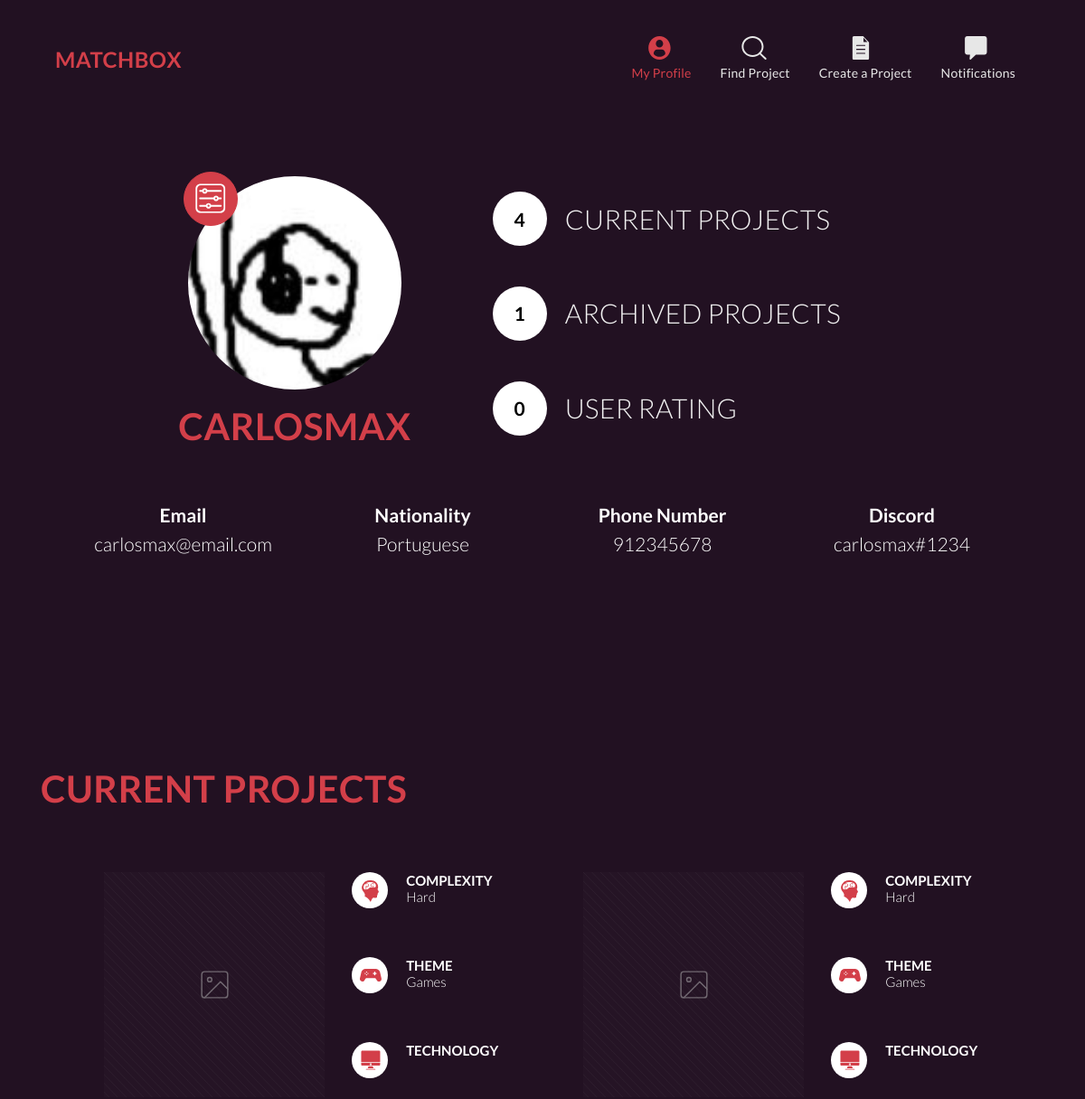
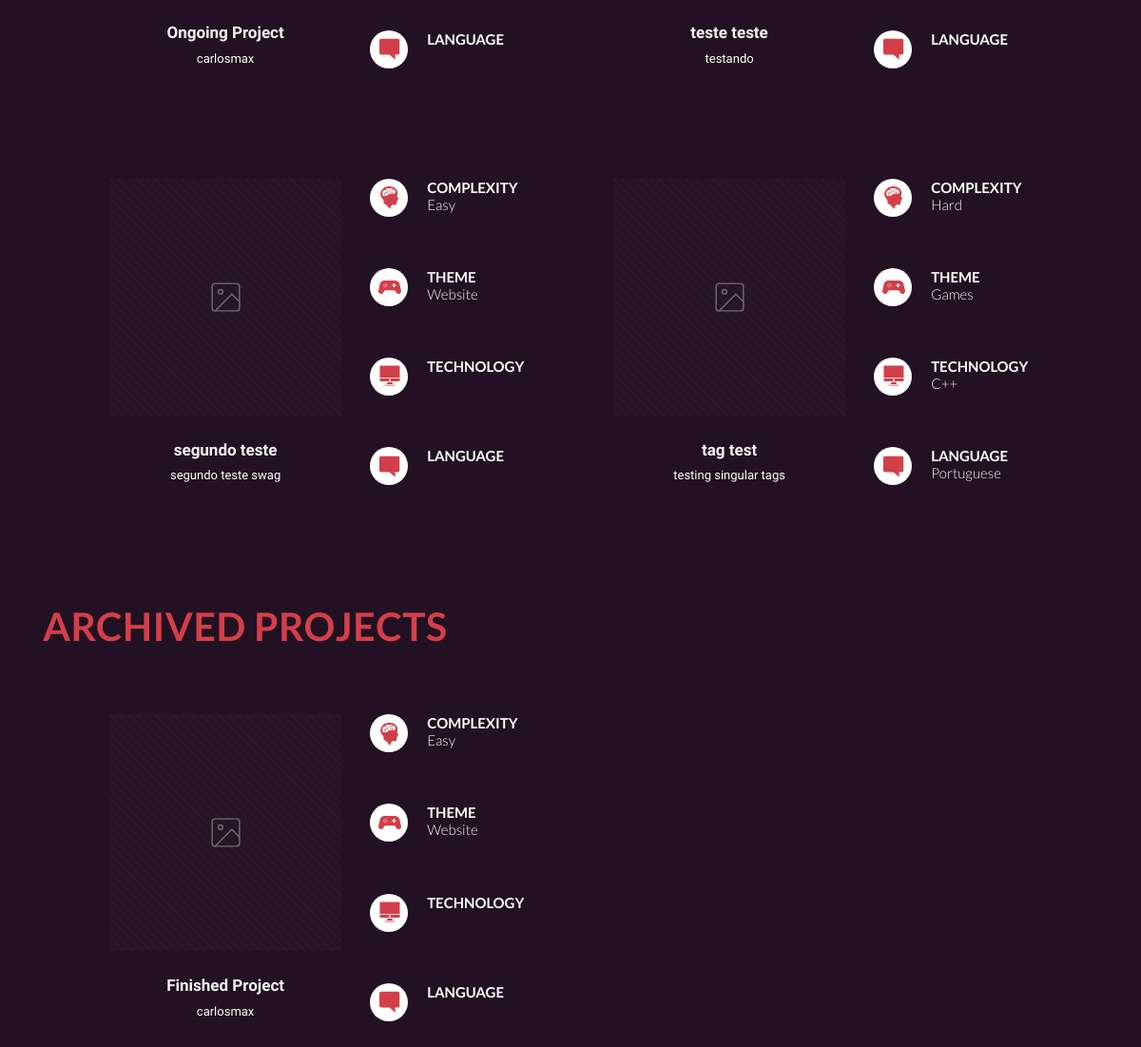
/user/carlosmax/, run on an earlier commit of the app's database (2 pictures, top to bottom).
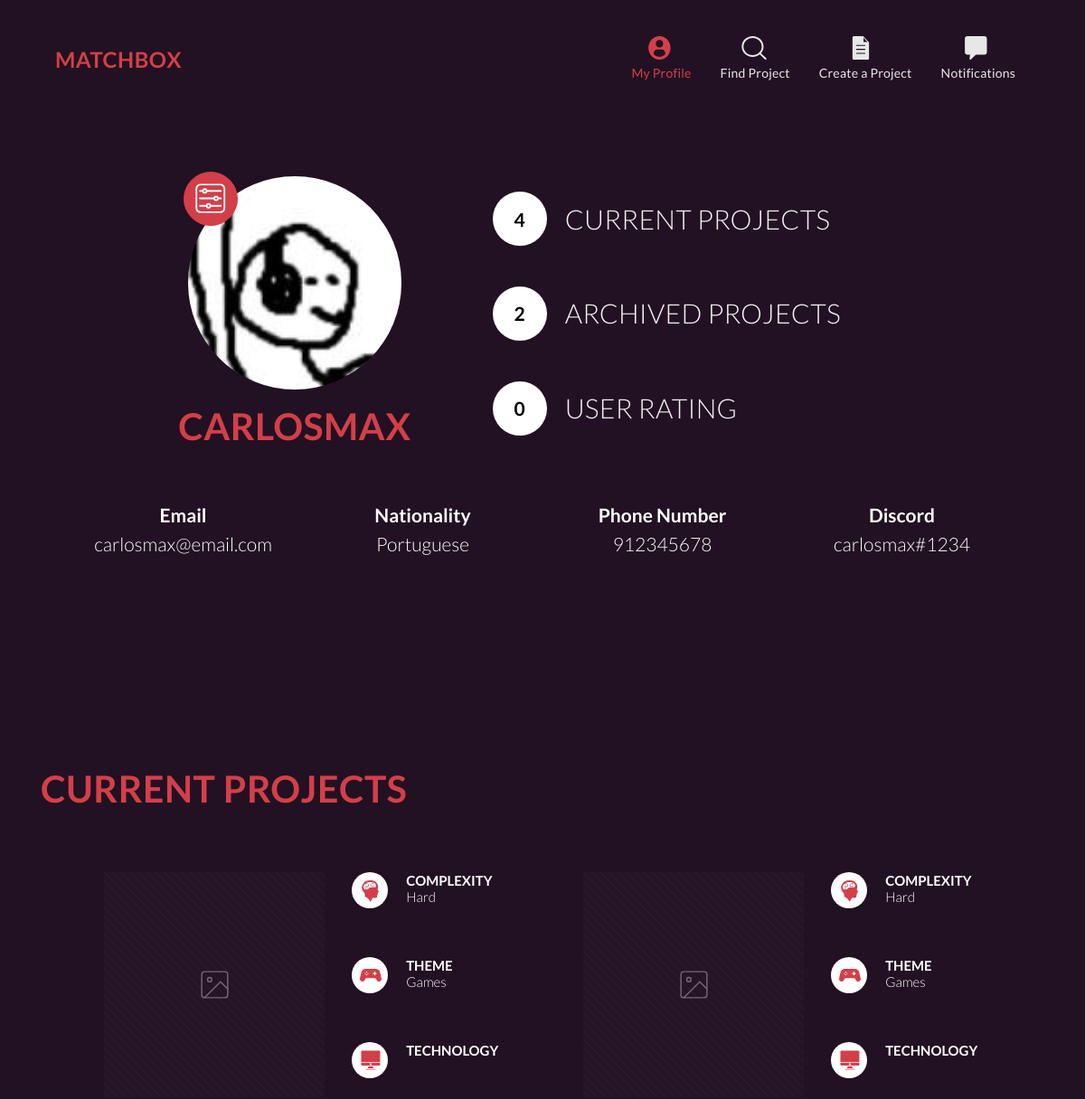
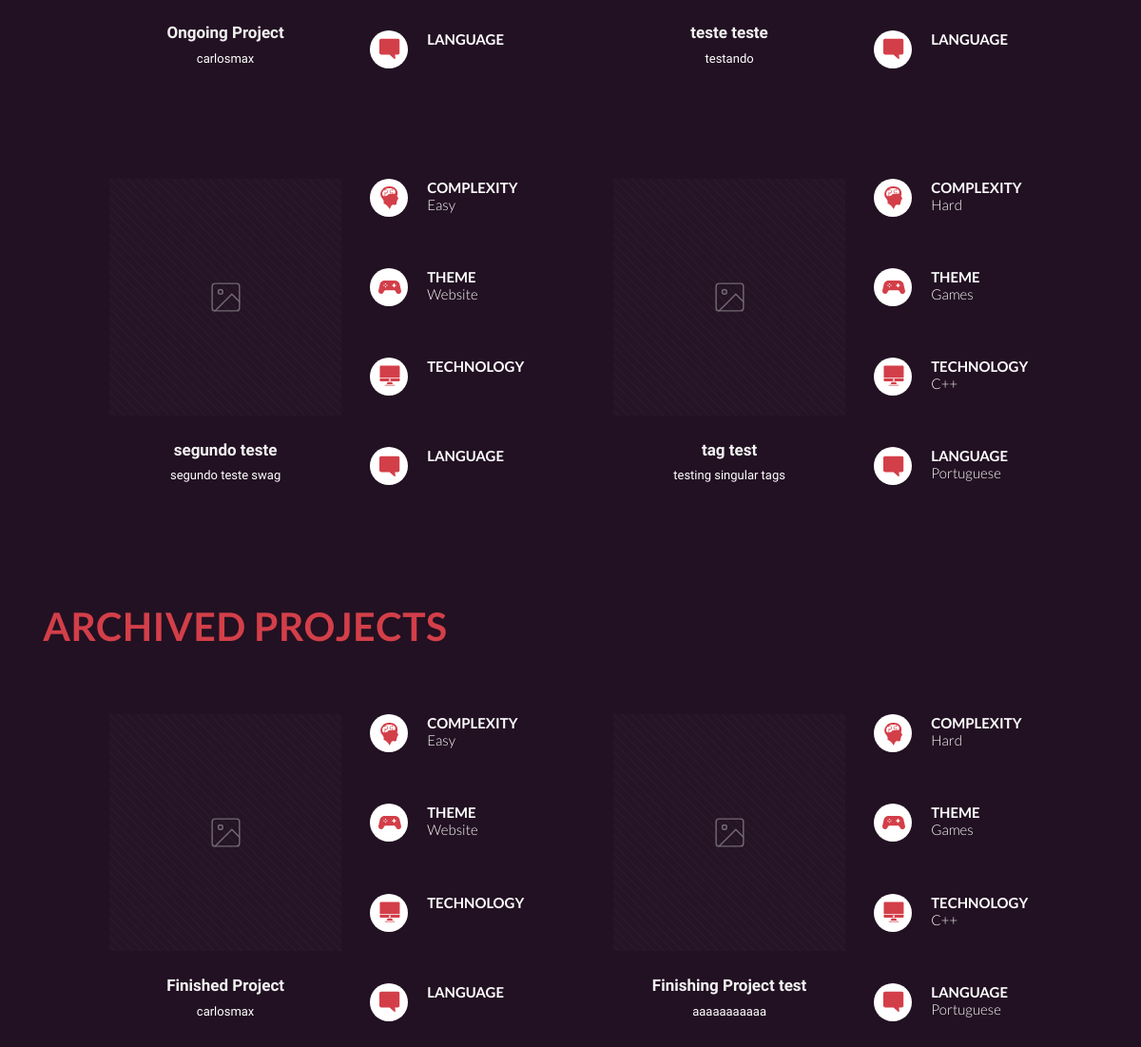
And on a later commit of the database (2 pictures, top to bottom).
### matchcore/models.py (models this page shows, shortened)
class Person(models.Model):
    user = models.OneToOneField(User, on_delete=models.CASCADE)
    img = models.ImageField(upload_to='images/users', default='')
    nationality = models.CharField(max_length=20, default='Unknown')
    phone = models.CharField(max_length=10, default='None')
    discord = models.CharField(max_length=30, default='None')
    tags = models.ManyToManyField(UserTag)

class Project(models.Model):
    STATE = [
        ('O', 'Ongoing'),
        ('A', 'Archived'),
    ]
    title = models.CharField(max_length=50)
    small_description = models.CharField(max_length=100)
    big_description = models.CharField(max_length=1000)
    img = models.ImageField(upload_to='images/projects', default='')
    state = models.CharField(max_length=1, choices=STATE)
    tags = models.ManyToManyField(ProjectTag)
    participants = models.ManyToManyField(Person, through='ProjectParticipation')

class ProjectTag(models.Model):
    ARCHETYPE = [
        ('C', 'Complexity'),
        ('T', 'Theme'),
        ('D', 'Technology'),
        ('L', 'Language'),
    ]
    name = models.CharField(max_length=10)
    archetype = models.CharField(max_length=1, choices=ARCHETYPE, default='C')

### matchcore/views.py (the view)
# urls.py: path('user/<str:username>/', views.user_page),
def user_page(request, username):
    user = User.objects.get(username=username)
    project_participations = user.person.project_participations.all()
    projects = [p.project for p in project_participations]
    current_projects = []
    archived_projects = []
    for p in projects:
        if p.state == 'O':
            current_projects.append(p)
        else:
            archived_projects.append(p)
    score = 0
    score_amount = 0
    for p in project_participations:
        if p.project.state == 'A' and p.owner==False:
            score += p.contribution
            score_amount = score_amount+1
    if score_amount > 0:
        score = score/score_amount
    context = {
        'user': user,
        'current_projects': current_projects,
        'archived_projects': archived_projects,
        'score': score,
    }
    return render(request, 'matchcore/user_page.html', context)

### matchcore/templates/matchcore/user_page.html
{% extends "matchcore/layout_nav.html" %}
{% load static %}
{% block main %}
<div class="container user-info">
	<div class="h-100 d-flex flex-column justify-content-center">
		<div class="row user-main-info">
			<div class="col-5 text-center">
				<div class="user-picture-container embed-responsive embed-responsive-1by1">
					<img class="user-picture embed-responsive-item" src="{{user.person.img.url}}">
					<button class="edit-button btn btn-primary">
						<img src="{% static 'matchcore/images/settings.svg' %}">
					</button>
				</div>
				<h1>{{user.username}}</h1>
			</div>
			<div class="col user-stats ml-2">
				<div class="stats-item">
					<div class="stats-circle">{{current_projects|length}}</div>
					<div class="stats-desc">Current projects</div>
				</div>
				<div class="stats-item">
					<div class="stats-circle">{{archived_projects|length}}</div>
					<div class="stats-desc">Archived projects</div>
				</div>
				<div class="stats-item">
					<div class="stats-circle">{{score}}</div>
					<div class="stats-desc">User rating</div>
				</div>
			</div>
		</div>
		<div class="row user-contact text-center">
			<div class="col"><span class="contact-header">Email</span>{{user.email}}</div>
			<div class="col"><span class="contact-header">Nationality</span>{{user.person.nationality}}</div>
			<div class="col"><span class="contact-header">Phone Number</span>{{user.person.phone}}</div>
			<div class="col"><span class="contact-header">Discord</span>{{user.person.discord}}</div>
		</div>
	</div>
</div>
<div class="container mt-5 mb-5">
	<h1>Current projects</h1>
	<div class="row project-list">
		{% for p in current_projects %}
			<div class="col-6 project-item">
				<div class="row">
					<div class="col-7 text-center">
						<img class="project-picture img-fluid" src="{% static 'matchcore/images/projects/placeholder.svg' %}">
						<div class="mt-4 px-2">
							<span class="project-title mb-1">{{p.title}}</span>
							<p class="project-short-desc">{{p.small_description}}</p>
						</div>
					</div>
					<div class="col project-tags">
						<div class="tags-item">
							<div class="tags-circle"><img src="{% static 'matchcore/images/projects/tag-complexity.svg' %}"></div>
							<div class="tags-desc"><span class="tags-name">Complexity</span>
								{% for t in p.tags.all %}
									{% if t.archetype == 'C' %}
										{{t.name}}
									{% endif %}
								{% endfor %}
							</div>
						</div>
						<div class="tags-item">
							<div class="tags-circle"><img src="{% static 'matchcore/images/projects/tag-theme.svg' %}"></div>
							<div class="tags-desc"><span class="tags-name">Theme</span>
								{% for t in p.tags.all %}
									{% if t.archetype == 'T' %}
										{{t.name}}
									{% endif %}
								{% endfor %}
							</div>
						</div>
						<div class="tags-item">
							<div class="tags-circle"><img src="{% static 'matchcore/images/projects/tag-technology.svg' %}"></div>
							<div class="tags-desc"><span class="tags-name">Technology</span>
								{% for t in p.tags.all %}
									{% if t.archetype == 'D' %}
										{{t.name}}
									{% endif %}
								{% endfor %}
							</div>
						</div>
						<div class="tags-item">
							<div class="tags-circle"><img src="{% static 'matchcore/images/projects/tag-language.svg' %}"></div>
							<div class="tags-desc"><span class="tags-name">Language</span>
								{% for t in p.tags.all %}
									{% if t.archetype == 'L' %}
										{{t.name}}
									{% endif %}
								{% endfor %}
							</div>
						</div>
					</div>
				</div>
			</div>
		{% endfor %}
	</div>
</div>
<div class="container mt-5">
	<h1>Archived projects</h1>
	<div class="row project-list">
		{% for p in archived_projects %}
			<div class="col-6 project-item">
				<div class="row">
					<div class="col-7 text-center">
						<img class="project-picture img-fluid" src="{% static 'matchcore/images/projects/placeholder.svg' %}">
						<div class="mt-4 px-2">
							<span class="project-title mb-1">{{p.title}}</span>
							<p class="project-short-desc">{{p.small_description}}</p>
						</div>
					</div>
					<div class="col project-tags">
						<div class="tags-item">
							<div class="tags-circle"><img src="{% static 'matchcore/images/projects/tag-complexity.svg' %}"></div>
							<div class="tags-desc"><span class="tags-name">Complexity</span>
								{% for t in p.tags.all %}
									{% if t.archetype == 'C' %}
										{{t.name}}
									{% endif %}
								{% endfor %}
							</div>
						</div>
						<div class="tags-item">
							<div class="tags-circle"><img src="{% static 'matchcore/images/projects/tag-theme.svg' %}"></div>
							<div class="tags-desc"><span class="tags-name">Theme</span>
								{% for t in p.tags.all %}
									{% if t.archetype == 'T' %}
										{{t.name}}
									{% endif %}
								{% endfor %}
							</div>
						</div>
						<div class="tags-item">
							<div class="tags-circle"><img src="{% static 'matchcore/images/projects/tag-technology.svg' %}"></div>
							<div class="tags-desc"><span class="tags-name">Technology</span>
								{% for t in p.tags.all %}
									{% if t.archetype == 'D' %}
										{{t.name}}
									{% endif %}
								{% endfor %}
							</div>
						</div>
						<div class="tags-item">
							<div class="tags-circle"><img src="{% static 'matchcore/images/projects/tag-language.svg' %}"></div>
							<div class="tags-desc"><span class="tags-name">Language</span>
								{% for t in p.tags.all %}
									{% if t.archetype == 'L' %}
										{{t.name}}
									{% endif %}
								{% endfor %}
							</div>
						</div>
					</div>
				</div>
			</div>
		{% endfor %}
	</div>
</div>
{% endblock %}

### matchcore/templates/matchcore/layout_nav.html (shortened to what this page needs)
{% load static %}
<!DOCTYPE html>
<html lang="en">
  	<head>
	    <link rel="stylesheet" href="{% static 'matchcore/css/style.css' %}">
	</head>
	<body>
		<div class="container pt-4">
			<nav class="navbar navbar-expand navbar-mbox">
				<a class="navbar-brand" href="#">Matchbox</a>
				<ul class="navbar-nav ml-auto">
			    	<li class="nav-item px-2 active">
			    		<a href="#" class="nav-link d-flex flex-column align-items-center">
			    			<span class="d-none d-sm-inline">My Profile</span>
			    		</a>
			    	</li>
			    	<li class="nav-item px-2">
			    		<a href="#" class="nav-link d-flex flex-column align-items-center">
			    			<span class="d-none d-sm-inline">Find Project</span>
			    		</a>
			    	</li>
			    	<li class="nav-item px-2">
			    		<a href="#" class="nav-link d-flex flex-column align-items-center">
			    			<span class="d-none d-sm-inline">Create a Project</span>
			    		</a>
			    	</li>
			    	<li class="nav-item px-2">
			        	<a href="#" class="nav-link d-flex flex-column align-items-center">
			    			<span class="d-none d-sm-inline">Notifications</span>
			    		</a>
			      	</li>
			    </ul>
			</nav>
		</div>
		{% block main %}
		{% endblock %}
	</body>
</html>

What changed in the data, as far as the page shows it:
added Project: title "Finishing Project test", small_description "aaaaaaaaaaa", ProjectTag (name "Hard"), ProjectTag (name "Games"), ProjectTag (name "C++"), ProjectTag (name "Portuguese"), shown under "ARCHIVED PROJECTS"
Also different on the page:
{{ archived_projects|length }}: "1" → "2"
